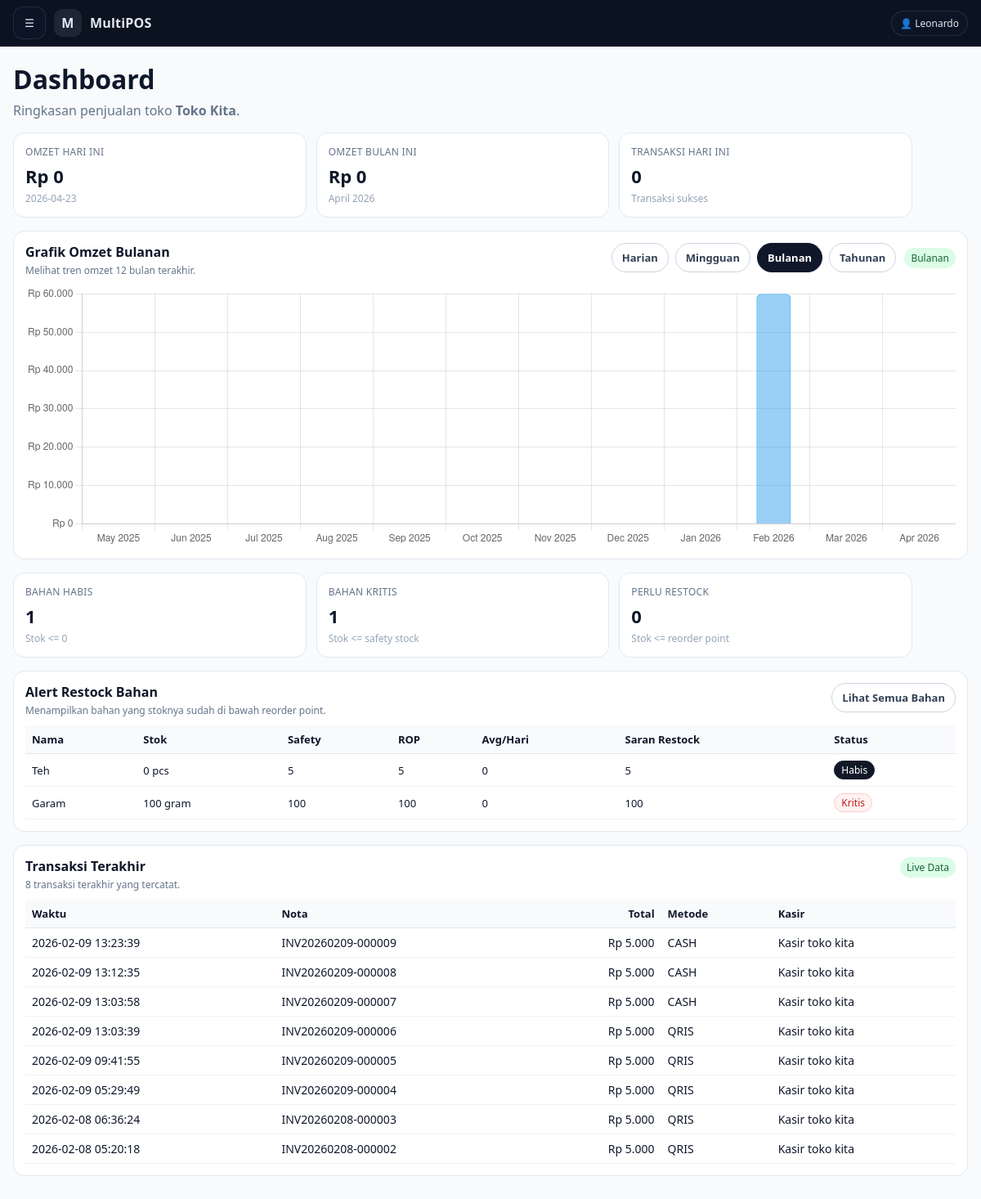
Screenshot of /advance/admin_dashboard.php (signed in) with the database file from the repository.
### tables this page shows
CREATE TABLE `stores` (
  `id` bigint(20) UNSIGNED NOT NULL,
  `name` varchar(150) NOT NULL,
  `address` text DEFAULT NULL,
  `phone` varchar(50) DEFAULT NULL,
  `owner_admin_id` bigint(20) UNSIGNED NOT NULL,
  `is_active` tinyint(1) DEFAULT 1,
  `store_type` enum('basic','bom') NOT NULL DEFAULT 'bom',
  `created_at` timestamp NOT NULL DEFAULT current_timestamp(),
  `receipt_header` varchar(255) DEFAULT NULL,
  `receipt_footer` varchar(255) DEFAULT NULL,
  `receipt_show_logo` tinyint(1) DEFAULT 1,
  `receipt_auto_print` tinyint(1) DEFAULT 1,
  `receipt_paper` enum('58mm','80mm') DEFAULT '80mm',
  `receipt_logo_path` varchar(255) DEFAULT NULL
);

CREATE TABLE `ingredients` (
  `id` int(11) NOT NULL,
  `store_id` int(11) NOT NULL,
  `name` varchar(120) NOT NULL,
  `unit` varchar(20) NOT NULL DEFAULT 'pcs',
  `stock` decimal(12,3) NOT NULL DEFAULT 0.000,
  `min_stock` decimal(12,3) NOT NULL DEFAULT 0.000,
  `safety_stock` decimal(12,3) NOT NULL DEFAULT 0.000,
  `lead_time_days` int(11) NOT NULL DEFAULT 1,
  `reorder_point` decimal(12,3) NOT NULL DEFAULT 0.000,
  `avg_daily_usage` decimal(12,3) NOT NULL DEFAULT 0.000,
  `suggested_restock_qty` decimal(12,3) NOT NULL DEFAULT 0.000,
  `is_active` tinyint(1) NOT NULL DEFAULT 1,
  `created_at` datetime NOT NULL DEFAULT current_timestamp(),
  `updated_at` datetime DEFAULT NULL
);

CREATE TABLE `sales` (
  `id` bigint(20) UNSIGNED NOT NULL,
  `store_id` bigint(20) UNSIGNED NOT NULL,
  `kasir_id` bigint(20) UNSIGNED NOT NULL,
  `shift_id` bigint(20) UNSIGNED DEFAULT NULL,
  `invoice_no` varchar(40) DEFAULT NULL,
  `order_note` varchar(255) NOT NULL DEFAULT '',
  `total` int(10) UNSIGNED NOT NULL DEFAULT 0,
  `paid` int(10) UNSIGNED NOT NULL DEFAULT 0,
  `change_amount` int(11) NOT NULL DEFAULT 0,
  `payment_method` varchar(20) NOT NULL DEFAULT 'cash',
  `kitchen_done` tinyint(1) NOT NULL DEFAULT 0,
  `kitchen_done_at` datetime DEFAULT NULL,
  `created_at` timestamp NOT NULL DEFAULT current_timestamp()
);

CREATE TABLE `users` (
  `id` bigint(20) UNSIGNED NOT NULL,
  `name` varchar(100) NOT NULL,
  `email` varchar(190) NOT NULL,
  `password_hash` varchar(255) NOT NULL,
  `role` enum('developer','admin','kasir','dapur') NOT NULL,
  `created_by` bigint(20) UNSIGNED DEFAULT NULL,
  `is_active` tinyint(1) NOT NULL DEFAULT 1,
  `must_change_password` tinyint(1) NOT NULL DEFAULT 0,
  `created_at` timestamp NOT NULL DEFAULT current_timestamp(),
  `updated_at` timestamp NULL DEFAULT NULL ON UPDATE current_timestamp(),
  `password_reset_at` datetime DEFAULT NULL,
  `password_reset_by` int(11) DEFAULT NULL,
  `last_password_changed_at` datetime DEFAULT NULL
);

### config/inventory.php (called while the page is built, shortened)
<?php
if (!function_exists('inv_get_ingredient_stock_status')) {
  function inv_get_ingredient_stock_status(float $stock, float $safetyStock, float $reorderPoint): array {
    if ($stock <= 0) {
      return [
        'key'   => 'habis',
        'label' => 'Habis',
      ];
    }
    if ($stock <= $safetyStock) {
      return [
        'key'   => 'kritis',
        'label' => 'Kritis',
      ];
    }
    return [
      'key'   => 'aman',
      'label' => 'Aman',
    ];
  }
}

### advance/admin_dashboard.php (the view, shortened to what this page needs)
<?php
require __DIR__ . '/../config/db.php';
require_once __DIR__ . '/../config/inventory.php';
$adminId = (int)auth_user()['id'];
function h($value): string {
  return htmlspecialchars((string)$value, ENT_QUOTES, 'UTF-8');
}
function rupiah(int|float $value): string {
  return 'Rp ' . number_format((float)$value, 0, ',', '.');
}
function chart_period_meta(string $period): array {
  return match ($period) {
    'daily' => [
      'title' => 'Grafik Omzet Harian',
      'subtitle' => 'Melihat tren omzet 7 hari terakhir.',
      'badge' => 'Harian',
    ],
    'weekly' => [
      'title' => 'Grafik Omzet Mingguan',
      'subtitle' => 'Melihat tren omzet 8 minggu terakhir.',
      'badge' => 'Mingguan',
    ],
    'yearly' => [
      'title' => 'Grafik Omzet Tahunan',
      'subtitle' => 'Melihat tren omzet 5 tahun terakhir.',
      'badge' => 'Tahunan',
    ],
    default => [
      'title' => 'Grafik Omzet Bulanan',
      'subtitle' => 'Melihat tren omzet 12 bulan terakhir.',
      'badge' => 'Bulanan',
    ],
  };
}
function build_chart(PDO $pdo, int $storeId, string $period): array {
  $now = new DateTimeImmutable('now');
  $chartMap = [];
  $labels = [];
  $data = [];
  $currentMonthStart = $now->modify('first day of this month')->setTime(0, 0, 0);
  $start = $currentMonthStart->modify('-11 months');
  $end = $now->setTime(23, 59, 59);
  $sql = "
    SELECT DATE_FORMAT(created_at, '%Y-%m-01') AS bucket_key, COALESCE(SUM(total), 0) AS omzet
    FROM sales
    WHERE store_id = ?
      AND created_at BETWEEN ? AND ?
    GROUP BY YEAR(created_at), MONTH(created_at)
    ORDER BY bucket_key ASC
  ";
  $st = $pdo->prepare($sql);
  $st->execute([
    $storeId,
    $start->format('Y-m-d H:i:s'),
    $end->format('Y-m-d H:i:s'),
  ]);
  foreach ($st->fetchAll(PDO::FETCH_ASSOC) as $row) {
    $chartMap[(string)$row['bucket_key']] = (int)$row['omzet'];
  }
  for ($i = 0; $i < 12; $i++) {
    $bucket = $start->modify('+' . $i . ' months');
    $key = $bucket->format('Y-m-01');
    $labels[] = $bucket->format('M Y');
    $data[] = $chartMap[$key] ?? 0;
  }
  return [$labels, $data];
}
$st = $pdo->prepare("SELECT id, name FROM stores WHERE owner_admin_id = ? AND is_active = 1 LIMIT 1");
$st->execute([$adminId]);
$store = $st->fetch(PDO::FETCH_ASSOC);
$storeId   = (int)$store['id'];
$storeName = (string)$store['name'];
$chartPeriod = (string)($_GET['period'] ?? 'monthly');
$chartMeta = chart_period_meta($chartPeriod);
$today      = date('Y-m-d');
$monthStart = date('Y-m-01');
$q1 = $pdo->prepare("
  SELECT
    COALESCE(SUM(total), 0) AS omzet_today,
    COUNT(*) AS trx_today
  FROM sales
  WHERE store_id = ?
    AND created_at BETWEEN ? AND ?
");
$q1->execute([
  $storeId,
  $today . ' 00:00:00',
  $today . ' 23:59:59'
]);
$todayRow = $q1->fetch(PDO::FETCH_ASSOC) ?: [];
$omzetToday = (int)($todayRow['omzet_today'] ?? 0);
$trxToday   = (int)($todayRow['trx_today'] ?? 0);
$q2 = $pdo->prepare("
  SELECT COALESCE(SUM(total), 0) AS omzet_month
  FROM sales
  WHERE store_id = ?
    AND created_at BETWEEN ? AND ?
");
$q2->execute([
  $storeId,
  $monthStart . ' 00:00:00',
  $today . ' 23:59:59'
]);
$omzetMonth = (int)($q2->fetchColumn() ?: 0);
$q3 = $pdo->prepare("
  SELECT
    sa.created_at,
    sa.invoice_no,
    sa.total,
    sa.payment_method,
    u.name AS kasir_name
  FROM sales sa
  JOIN users u ON u.id = sa.kasir_id
  WHERE sa.store_id = ?
  ORDER BY sa.id DESC
  LIMIT 8
");
$q3->execute([$storeId]);
$recent = $q3->fetchAll(PDO::FETCH_ASSOC);
[$chartLabels, $chartData] = build_chart($pdo, $storeId, $chartPeriod);
$restockQ = $pdo->prepare("
  SELECT
    SUM(CASE WHEN stock > 0 AND stock <= safety_stock THEN 1 ELSE 0 END) AS kritis_count,
    SUM(CASE WHEN stock > safety_stock AND stock <= reorder_point THEN 1 ELSE 0 END) AS restock_count,
    SUM(CASE WHEN stock <= 0 THEN 1 ELSE 0 END) AS habis_count
  FROM ingredients
  WHERE store_id = ?
    AND is_active = 1
");
$restockQ->execute([$storeId]);
$restockStats = $restockQ->fetch(PDO::FETCH_ASSOC) ?: [
  'kritis_count' => 0,
  'restock_count' => 0,
  'habis_count' => 0,
];
$habisCount   = (int)($restockStats['habis_count'] ?? 0);
$kritisCount  = (int)($restockStats['kritis_count'] ?? 0);
$restockCount = (int)($restockStats['restock_count'] ?? 0);
$criticalItemsQ = $pdo->prepare("
  SELECT
    id,
    name,
    unit,
    stock,
    safety_stock,
    reorder_point,
    suggested_restock_qty,
    avg_daily_usage
  FROM ingredients
  WHERE store_id = ?
    AND is_active = 1
    AND stock <= reorder_point
  ORDER BY
    CASE
      WHEN stock <= 0 THEN 0
      WHEN stock <= safety_stock THEN 1
      ELSE 2
    END ASC,
    stock ASC,
    name ASC
  LIMIT 8
");
$criticalItemsQ->execute([$storeId]);
$criticalItems = $criticalItemsQ->fetchAll(PDO::FETCH_ASSOC);
require __DIR__ . '/../publik/partials/admin_layout_top.php';
?>
<h1 style="margin:0 0 6px;">Dashboard</h1>
<p style="margin:0 0 16px;color:#64748b;">
  Ringkasan penjualan toko <strong><?= h($storeName) ?></strong>.
</p>
<div class="dash-grid">
  <div class="dash-card">
    <div class="dash-card-title">OMZET HARI INI</div>
    <div class="dash-card-value"><?= rupiah($omzetToday) ?></div>
    <div class="dash-card-sub"><?= h($today) ?></div>
  </div>
  <div class="dash-card">
    <div class="dash-card-title">OMZET BULAN INI</div>
    <div class="dash-card-value"><?= rupiah($omzetMonth) ?></div>
    <div class="dash-card-sub"><?= h(date('F Y')) ?></div>
  </div>
  <div class="dash-card">
    <div class="dash-card-title">TRANSAKSI HARI INI</div>
    <div class="dash-card-value"><?= (int)$trxToday ?></div>
    <div class="dash-card-sub">Transaksi sukses</div>
  </div>
</div>
<div class="panel">
  <div class="panel-head">
    <div>
      <div class="panel-title"><?= h($chartMeta['title']) ?></div>
      <div class="panel-subtitle"><?= h($chartMeta['subtitle']) ?></div>
    </div>
    <div class="panel-actions">
      <div class="period-tabs">
        <a class="period-tab <?= $chartPeriod === 'daily' ? 'active' : '' ?>" href="?period=daily">Harian</a>
        <a class="period-tab <?= $chartPeriod === 'weekly' ? 'active' : '' ?>" href="?period=weekly">Mingguan</a>
        <a class="period-tab <?= $chartPeriod === 'monthly' ? 'active' : '' ?>" href="?period=monthly">Bulanan</a>
        <a class="period-tab <?= $chartPeriod === 'yearly' ? 'active' : '' ?>" href="?period=yearly">Tahunan</a>
      </div>
      <div class="status-badge"><?= h($chartMeta['badge']) ?></div>
    </div>
  </div>
  <div class="chart-wrap">
    <canvas id="salesChart"></canvas>
  </div>
</div>
<div class="restock-grid">
  <div class="dash-card">
    <div class="dash-card-title">BAHAN HABIS</div>
    <div class="dash-card-value"><?= (int)$habisCount ?></div>
    <div class="dash-card-sub">Stok <= 0</div>
  </div>
  <div class="dash-card">
    <div class="dash-card-title">BAHAN KRITIS</div>
    <div class="dash-card-value"><?= (int)$kritisCount ?></div>
    <div class="dash-card-sub">Stok <= safety stock</div>
  </div>
  <div class="dash-card">
    <div class="dash-card-title">PERLU RESTOCK</div>
    <div class="dash-card-value"><?= (int)$restockCount ?></div>
    <div class="dash-card-sub">Stok <= reorder point</div>
  </div>
</div>
<div class="panel">
  <div class="panel-head">
    <div>
      <div class="panel-title">Alert Restock Bahan</div>
      <div class="panel-subtitle">Menampilkan bahan yang stoknya sudah di bawah reorder point.</div>
    </div>
    <div class="panel-actions">
      <a class="link-btn" href="admin_persediaan_bahan.php">Lihat Semua Bahan</a>
    </div>
  </div>
  <?php if (!$criticalItems): ?>
    <div style="padding:6px 0;color:#16a34a;font-weight:700;">Semua bahan masih aman.</div>
  <?php else: ?>
    <div class="table-wrap">
      <table class="restock-table" border="0" cellpadding="0" cellspacing="0">
        <tr>
          <th align="left">Nama</th>
          <th align="left">Stok</th>
          <th align="left">Safety</th>
          <th align="left">ROP</th>
          <th align="left">Avg/Hari</th>
          <th align="left">Saran Restock</th>
          <th align="left">Status</th>
        </tr>
        <?php foreach ($criticalItems as $it): ?>
          <?php
            $status = inv_get_ingredient_stock_status(
              (float)$it['stock'],
              (float)$it['safety_stock'],
              (float)$it['reorder_point']
            );
            $stockTxt = rtrim(rtrim(number_format((float)$it['stock'], 3, '.', ''), '0'), '.');
            $safetyTxt = rtrim(rtrim(number_format((float)$it['safety_stock'], 3, '.', ''), '0'), '.');
            $ropTxt = rtrim(rtrim(number_format((float)$it['reorder_point'], 3, '.', ''), '0'), '.');
            $avgTxt = rtrim(rtrim(number_format((float)$it['avg_daily_usage'], 3, '.', ''), '0'), '.');
            $suggestTxt = rtrim(rtrim(number_format((float)$it['suggested_restock_qty'], 3, '.', ''), '0'), '.');
          ?>
          <tr>
            <td><?= h((string)$it['name']) ?></td>
            <td><?= h($stockTxt) ?> <?= h((string)$it['unit']) ?></td>
            <td><?= h($safetyTxt) ?></td>
            <td><?= h($ropTxt) ?></td>
            <td><?= h($avgTxt) ?></td>
            <td><?= h($suggestTxt) ?></td>
            <td>
              <span class="pill-status pill-<?= h((string)$status['key']) ?>">
                <?= h((string)$status['label']) ?>
              </span>
            </td>
          </tr>
        <?php endforeach; ?>
      </table>
    </div>
  <?php endif; ?>
</div>
<div class="panel">
  <div class="panel-head">
    <div>
      <div class="panel-title">Transaksi Terakhir</div>
      <div class="panel-subtitle">8 transaksi terakhir yang tercatat.</div>
    </div>
    <div class="status-badge">Live Data</div>
  </div>
  <div class="table-wrap">
    <table class="trx-table" border="0" cellpadding="0" cellspacing="0">
      <tr>
        <th align="left">Waktu</th>
        <th align="left">Nota</th>
        <th align="right">Total</th>
        <th align="left">Metode</th>
        <th align="left">Kasir</th>
      </tr>
      <?php foreach ($recent as $r): ?>
        <tr>
          <td><?= h((string)$r['created_at']) ?></td>
          <td><?= h((string)($r['invoice_no'] ?? '-')) ?></td>
          <td align="right"><?= rupiah((int)$r['total']) ?></td>
          <td><?= h(strtoupper((string)($r['payment_method'] ?? '-'))) ?></td>
          <td><?= h((string)($r['kasir_name'] ?? '-')) ?></td>
        </tr>
      <?php endforeach; ?>
    </table>
  </div>
</div>
<script>
  const salesLabels = <?= json_encode($chartLabels, JSON_UNESCAPED_UNICODE) ?>;
  const salesData   = <?= json_encode($chartData, JSON_NUMERIC_CHECK) ?>;
  const chartLabel  = <?= json_encode($chartMeta['title'], JSON_UNESCAPED_UNICODE) ?>;
  const ctx = document.getElementById('salesChart');
  new Chart(ctx, {
    type: 'bar',
    data: {
      labels: salesLabels,
      datasets: [{
        label: chartLabel,
        data: salesData,
        borderWidth: 1,
        borderRadius: 6,
        maxBarThickness: 42
      }]
    },
    options: {
      responsive: true,
      maintainAspectRatio: false,
      interaction: {
        mode: 'index',
        intersect: false
      },
      plugins: {
        legend: {
          display: false
        },
        tooltip: {
          callbacks: {
            label: function(context) {
              let value = context.raw || 0;
              return ' Rp ' + Number(value).toLocaleString('id-ID');
            }
          }
        }
      },
      scales: {
        y: {
          beginAtZero: true,
          ticks: {
            callback: function(value) {
              return 'Rp ' + Number(value).toLocaleString('id-ID');
            }
          }
        }
      }
    }
  });
</script>
<?php require __DIR__ . '/../publik/partials/admin_layout_bottom.php'; ?>

### rows the page displays
stores: name "Toko Kita"
ingredients: name "Teh", stock "0", unit "pcs", safety_stock "5", reorder_point "5", avg_daily_usage "0", suggested_restock_qty "5", label "Habis"
ingredients: name "Garam", stock "100", unit "gram", safety_stock "100", reorder_point "100", avg_daily_usage "0", suggested_restock_qty "100", label "Kritis"
sales: created_at "2026-02-09 13:23:39", invoice_no "INV20260209-000009", total "Rp 5.000", payment_method "CASH", users.name "Kasir toko kita"
sales: created_at "2026-02-09 13:12:35", invoice_no "INV20260209-000008", total "Rp 5.000", payment_method "CASH", users.name "Kasir toko kita"
sales: created_at "2026-02-09 13:03:58", invoice_no "INV20260209-000007", total "Rp 5.000", payment_method "CASH", users.name "Kasir toko kita"
sales: created_at "2026-02-09 13:03:39", invoice_no "INV20260209-000006", total "Rp 5.000", payment_method "QRIS", users.name "Kasir toko kita"
sales: created_at "2026-02-09 09:41:55", invoice_no "INV20260209-000005", total "Rp 5.000", payment_method "QRIS", users.name "Kasir toko kita"
sales: created_at "2026-02-09 05:29:49", invoice_no "INV20260209-000004", total "Rp 5.000", payment_method "QRIS", users.name "Kasir toko kita"
sales: created_at "2026-02-08 06:36:24", invoice_no "INV20260208-000003", total "Rp 5.000", payment_method "QRIS", users.name "Kasir toko kita"
sales: created_at "2026-02-08 05:20:18", invoice_no "INV20260208-000002", total "Rp 5.000", payment_method "QRIS", users.name "Kasir toko kita"

### other values shown
mb_substr((string)$appName, 0, 1) "M"
$appName "MultiPOS"
$userName "Leonardo"
rupiah($omzetToday) "Rp 0"
rupiah($omzetMonth) "Rp 0"
$trxToday "0"
$chartMeta['title'] "Grafik Omzet Bulanan"
$chartMeta['subtitle'] "Melihat tren omzet 12 bulan terakhir."
$chartMeta['badge'] "Bulanan"
$habisCount "1"
$kritisCount "1"
$restockCount "0"
chart data {{ json_encode($chartData, JSON_NUMERIC_CHECK) }} [0,0,0,0,0,0,0,0,0,60000,0,0]
